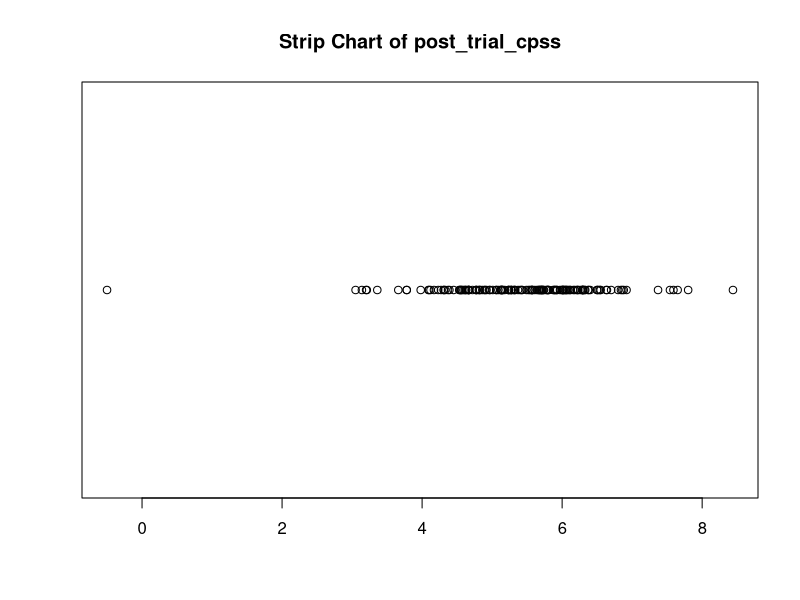
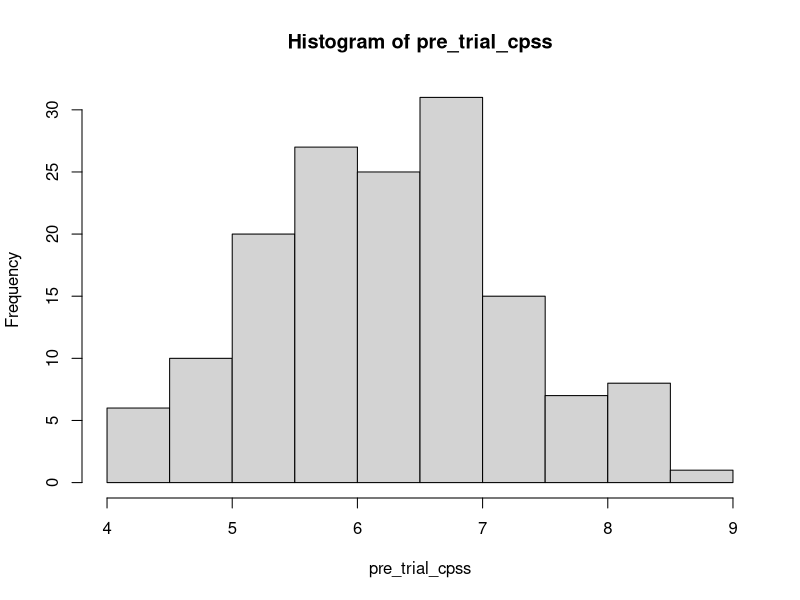
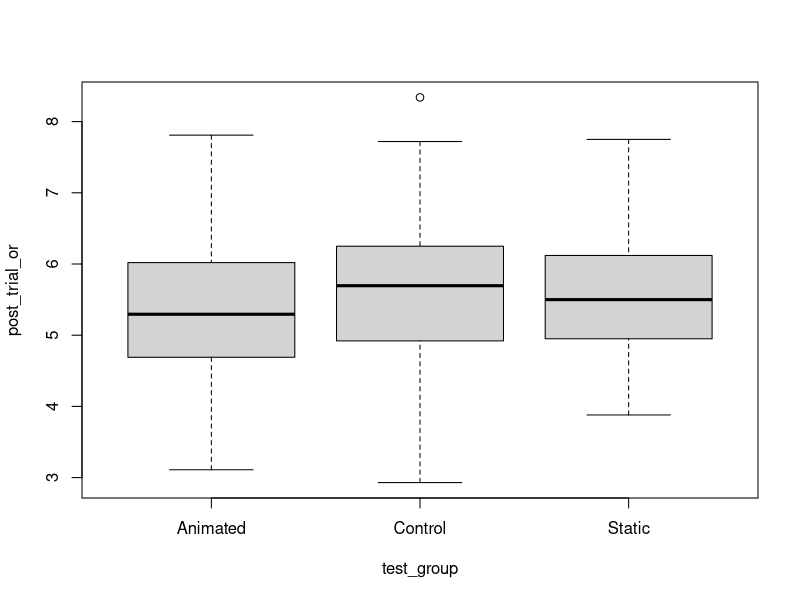
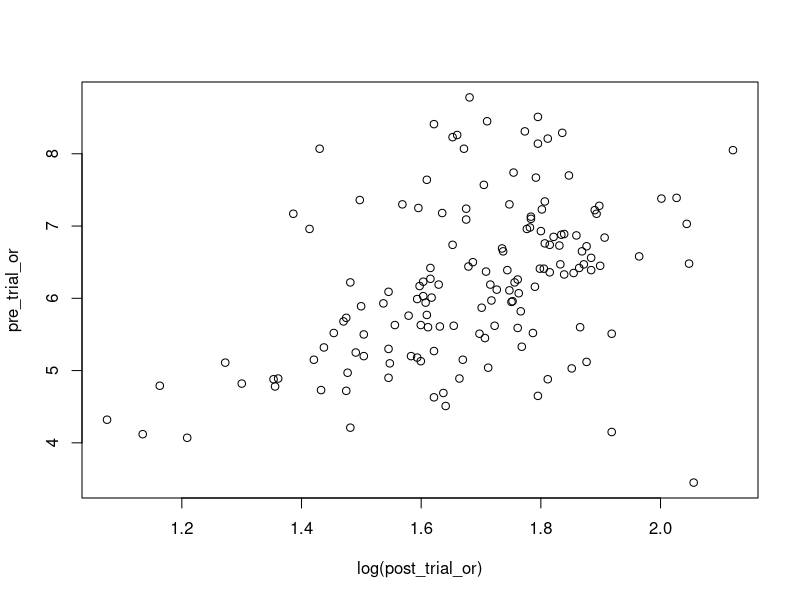

Write R code to recreate these figures, in order.
## ---- chunk 1

## ---- chunk 2

## ---- chunk 3

# install
if(!require("tidyr")) install.packages("tidyr")
# library
library(tidyr)
library(ggplot2)

knitr::opts_chunk$set(echo = TRUE)
## ---- chunk 4
data <- read.csv("daie_ca3_data_14.csv")
attach(data)
## ---- chunk 5
dim(data)
## ---- chunk 6
names(data)
## ---- chunk 7
str(data)
## ---- chunk 8
stripchart(post_trial_cpss, main = "Strip Chart of post_trial_cpss", pch = 21)
## ---- chunk 9
mean(pre_trial_cpss)
mean(post_trial_cpss)

mean(pre_trial_or)
mean(post_trial_or)

hist(pre_trial_cpss)

boxplot(post_trial_or ~ test_group)

plot(pre_trial_or ~ log(post_trial_or))

